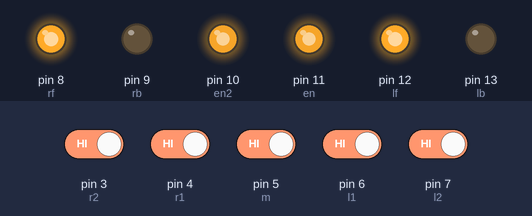
Recording of a sketch running on a simulated Arduino Uno, built with avr-gcc and run on an emulated ATmega328P. On the bench: output pins drawn as LEDs (lit = HIGH). Inputs (shaded band) come from the test bench; at power-on: pin 3 (r2), pin 4 (r1), pin 5 (m), pin 6 (l1), pin 7 (l2) HIGH.

Above: at 1.2 s.
1.3 s: pin 3 (r2) driven LOW
At 2.0 s:
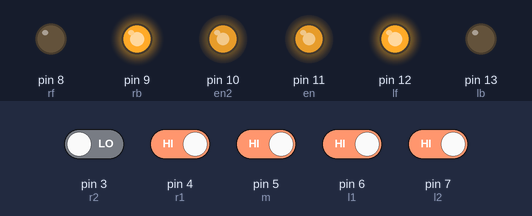
2.8 s: pin 5 (m) driven LOW
At 3.1 s:
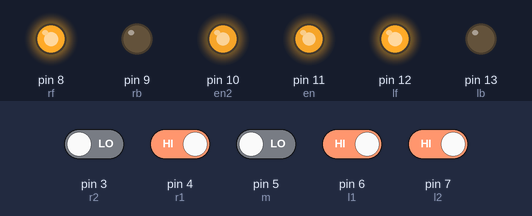
4.3 s: pin 5 (m) driven HIGH
At 5.4 s:
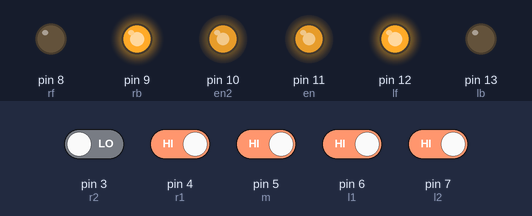
5.8 s: pin 3 (r2) driven HIGH and pin 4 (r1) driven LOW
At 6.6 s:
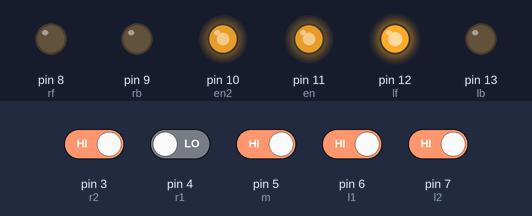
7.3 s: pin 4 (r1) driven HIGH and pin 6 (l1) driven LOW
At 7.7 s:
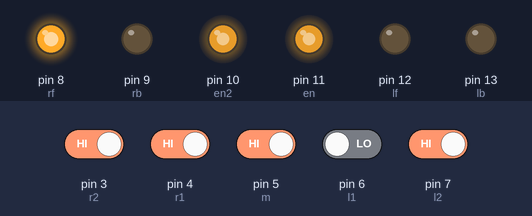
8.8 s: pin 7 (l2) driven LOW
At 10.1 s:
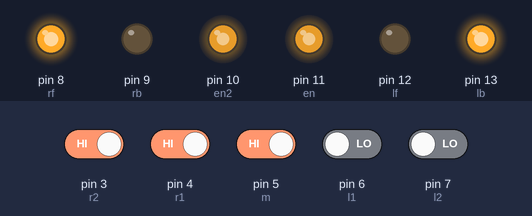
Timing chart, 0 to 11.3 s (numbered marks = the images above; inputs shaded):
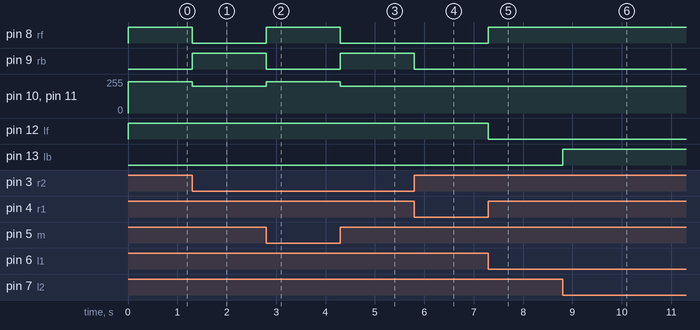

The sketch:

car.ino
```cpp
#define rb 9
#define rf 8
#define lb 13
#define lf 12

#define l2 7
#define l1 6
#define m 5
#define r1 4
#define r2 3
#define en 11
#define en2 10
int l1R;
int l2R;
int mR;
int r1R;
int r2R;
int error;

void setup() {
  // put your setup code here, to run once:
pinMode (rf,OUTPUT);
pinMode (lf,OUTPUT);
pinMode (rb,OUTPUT);
pinMode (lb,OUTPUT);

pinMode (l2,INPUT);
pinMode (l1,INPUT);
pinMode (m,INPUT);
pinMode (r1,INPUT);
pinMode (r2,INPUT);

}

void loop() {
  // put your main code here, to run repeatedly:

int a= 80;
reading();
if (error == 0){
  forward(a+155);
  reading();
}

while (error == -1){
  left(a+120);
  reading();
}

while (error == -2){
  leftsharp(a+120);
  reading();
}

while (error == 1){
  right(a+120);
  reading();
}
while (error == 2){
  rightsharp(a+120);
  reading();
}

while (error == -3){
  leftsharp(a+120);
  reading();
}
while (error == 3){
  rightsharp(a+120);
  reading();
}
while (error == -4){
  leftsharp(a+120);
  reading();
}
while(error == 4){
  rightsharp(a+120);
  reading();
}
while (error == -5){
  leftsharp(a+120);
  delay(500);
  reading();
}
while (error == 10){
  forward(a);
  reading();
}

}

void reading(){
  int l1R = digitalRead(l1);
  if (l1R == 0){
    error = -1;
  }
  int l2R = digitalRead(l2);
  if (l2R == 0){
    error = -2;
  }
  int r1R = digitalRead(r1);
  if (r1R == 0){
    error = 1;
  }
  int r2R = digitalRead(r2);
  if (r2R == 0){
    error = 2;
  }
  int mR = digitalRead(m);
  if (mR == 0){
    error = 0;
  }

  if (l1R == 0 && l2R == 0){
    error ==-3;
  }
  if (l1R == 0 && l2R == 0 && mR == 0){
    error ==-4;
  }
  if (r1R == 0 && r2R == 0){
    error == 3;
  }
  if (r1R == 0 && r2R == 0 && mR == 0 ){
    error == 4;
  }
  if (r1R == 0 && r2R == 0 && mR == 0 && l1R == 0 && l2R == 0){
    error = 10;
  }
  if (l1R == 1 && l2R == 0 && r1R == 0 && mR == 0 && r2R == 0){
    error = -5;
  }
}

void forward(int a)
{
digitalWrite (rf,HIGH);
digitalWrite (lf,HIGH);
digitalWrite (lb,LOW);
digitalWrite (rb,LOW);
analogWrite (en,a);
analogWrite (en2,a);


}
void backward(int a){
digitalWrite (rf,LOW);
digitalWrite (lf,LOW);
digitalWrite (lb,HIGH);
digitalWrite (rb,HIGH);
analogWrite (en,a);
analogWrite (en2,a);
}

void right(int a){
digitalWrite (rf,LOW);
digitalWrite (lf,HIGH);
digitalWrite (lb,LOW);
digitalWrite (rb,LOW);
analogWrite (en,a);
analogWrite (en2,a);}

void left (int a){
digitalWrite (rf,HIGH);
digitalWrite (lf,LOW);
digitalWrite (lb,LOW);
digitalWrite (rb,LOW);
analogWrite (en,a);
analogWrite (en2,a);
}

void leftsharp (int a){
digitalWrite (rf,HIGH);
digitalWrite (lf,LOW);
digitalWrite (lb,HIGH);
digitalWrite (rb,LOW);
analogWrite (en,a);
analogWrite (en2,a);
}
void rightsharp (int a){
digitalWrite (rf,LOW);
digitalWrite (lf,HIGH);
digitalWrite (lb,LOW);
digitalWrite (rb,HIGH);
analogWrite (en,a);
analogWrite (en2,a);}

void stop (int a){
digitalWrite (rf,LOW);
digitalWrite (lf,LOW);
digitalWrite (lb,LOW);
digitalWrite (rb,LOW);
analogWrite (en,a);
analogWrite (en2,a);
}
```

Measured:
- after the input at 1.3 s, pin 8 (rf): HIGH → LOW at once; pin 9 (rb): LOW → HIGH at once; pin 10 (en2), pin 11 (en): 235/255 → 200/255 at once
- after the input at 2.8 s, pin 8 (rf): LOW → HIGH at once; pin 9 (rb): HIGH → LOW at once; pin 10 (en2), pin 11 (en): 200/255 → 235/255 at once
- after the input at 4.3 s, pin 8 (rf): HIGH → LOW at once; pin 9 (rb): LOW → HIGH at once; pin 10 (en2), pin 11 (en): 235/255 → 200/255 at once
- after the input at 5.8 s, pin 9 (rb): HIGH → LOW at once
- after the input at 7.3 s, pin 8 (rf): LOW → HIGH at once; pin 12 (lf): HIGH → LOW at once
- after the input at 8.8 s, pin 13 (lb): LOW → HIGH at once
